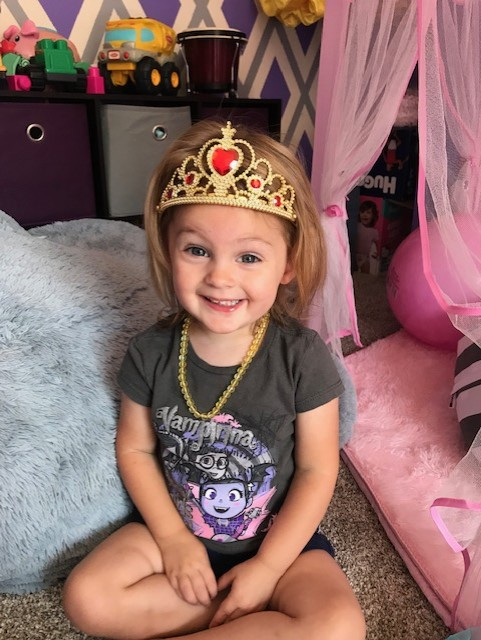
#> input picture PrincessAutumn.jpg, 481 x 640 px
$ python HW2.py
#> lines starting #> are read from the running program, lines starting #| are printed output that depends on the picture
"""
Greg Dews
CS390S Digital Image Processing

Homework 1
1. Load an image (self made)
2. Convert to grey-scale image
3. Apply filters: Sobel, Laplacian, Median
4. Create your own filter not listed
5. Using iris.bmp, detect edge of pupil
    pupil should be ~35-45 pixels
    use thresholding and mask out noise in background
"""
from PIL import Image
import numpy as np
import cv2

# Load autumn, Create the nparray of greyscale
autumn = Image.open("PrincessAutumn.jpg").convert('L')
autumn.save("GreyAutumn.jpg")
img = cv2.imread("GreyAutumn.jpg",0)
#> img: shape (640, 481); min 0, max 255, mean 116.8

# average
average_weights = np.array([
    [ 1, 1, 1, 1, 1],
    [ 1, 1, 1, 1, 1],
    [ 1, 1, 1, 1, 1],
    [ 1, 1, 1, 1, 1],
    [ 1, 1, 1, 1, 1]])/25
out = cv2.filter2D(img, -1, average_weights)
average_autumn = Image.fromarray(out)
average_autumn.save("averageAutumn.jpg")

# sobel
sobelx_weights = np.array([
    [ 1, 1, 1],
    [ 0, 0, 0],
    [-1,-1,-1]])

sobely_weights = np.array([
    [-1, 0, 1],
    [-1, 0, 1],
    [-1, 0, 1]])

out_x = cv2.filter2D(img,-1, sobelx_weights)
out_y = cv2.filter2D(img,-1, sobely_weights)
out = out_x + out_y
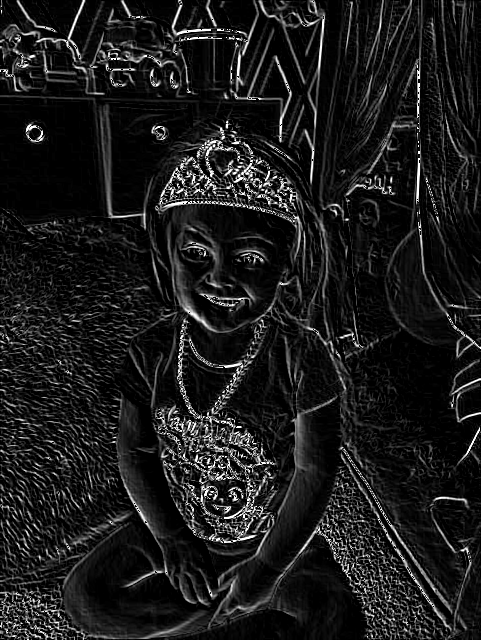
#> out: shape (640, 481); min 0, max 255, mean 27.7
sobel_autumn = Image.fromarray(out)
sobel_autumn.save("SobelAutumn.jpg")

# laplacian
laplacian_weights = np.array([
    [-1,-1,-1,],
    [-1, 8,-1,],
    [-1,-1,-1,]])

out = cv2.filter2D(img, -1, laplacian_weights)
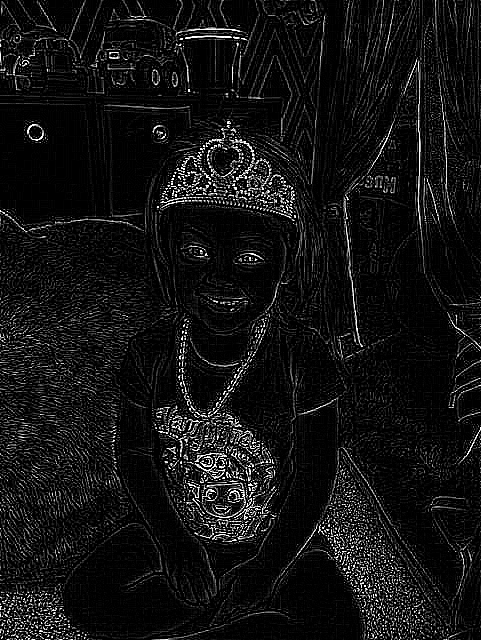
#> out: shape (640, 481); min 0, max 255, mean 19.1
laplacian_autumn = Image.fromarray(out)
laplacian_autumn.save("LaplacianAutumn.jpg")

# median filter
#Pad image with copy of bordering pixels,
 #   iterate through and find median of neighborhood
padded = cv2.copyMakeBorder(
    img, 1, 1, 1, 1, cv2.BORDER_REFLECT, None)
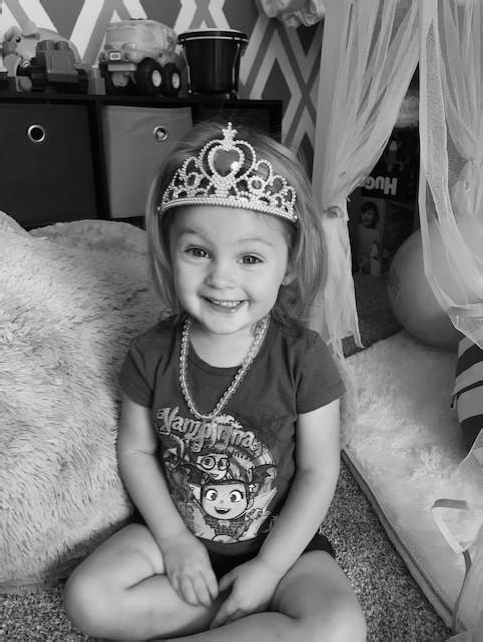
#> padded: shape (642, 483); min 0, max 255, mean 116.9
width = len(padded) - 1
#> width = 641
length = len(padded[0]) - 1
#> length = 482
pix = [0]*9
for i in range(1,width):
    for j in range(1,length):
        pix[0] = padded[i-1][j-1]
        pix[1] = padded[i][j-1]
        pix[2] = padded[i+1][j-1]
        pix[3] = padded[i-1][j]
        pix[4] = padded[i][j]
        pix[5] = padded[i+1][j]
        pix[6] = padded[i-1][j+1]
        pix[7] = padded[i][j+1]
        pix[8] = padded[i+1][j+1]
        img[i-1][j-1] = sorted(pix)[4]
#> after the loop, pix = [108, 107, 107, 108, 108, 108, 108, 108, 108]
median_autumn = Image.fromarray(img)
median_autumn.save("median_autumn.jpg")

# iris processing
iris = cv2.imread("iris.bmp", 0)
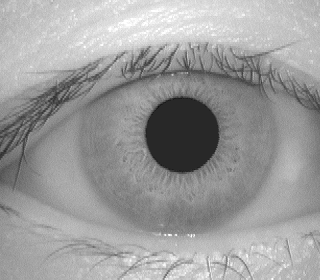
#> input picture iris.bmp, 320 x 280 px
#> iris is the input picture: shape (280, 320); min 18, max 255, mean 155.9
blurred = cv2.filter2D(iris, -1, average_weights)
out_not_x = cv2.filter2D(blurred,-1, sobelx_weights * (-1))
out_x = cv2.filter2D(blurred,-1, sobelx_weights)
#> out_x: shape (280, 320)
out_not_y = cv2.filter2D(blurred,-1, sobely_weights * (-1))
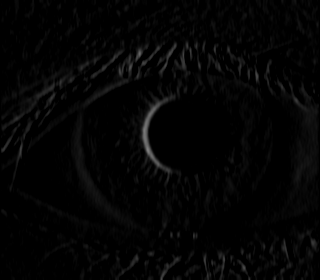
#> out_not_y: shape (280, 320); min 0, max 127, mean 4.2
out_y = cv2.filter2D(blurred,-1, sobely_weights)
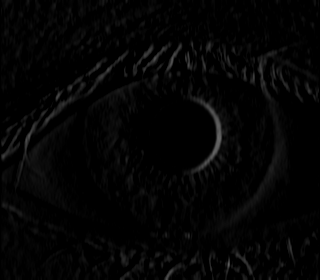
#> out_y: shape (280, 320); min 0, max 104, mean 4.3
filtered = out_x + out_y + out_not_y + out_not_x
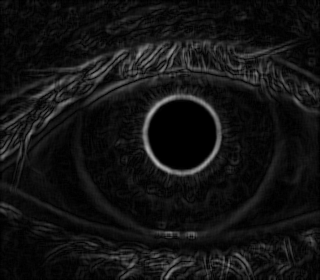
#> filtered: shape (280, 320); min 0, max 182, mean 19.1
#wasted_var, processed = cv2.threshold(filtered, 10, 10, cv2.THRESH_OTSU)
processed_iris = Image.fromarray(filtered, 'L')
processed_iris.save("ProcessedIris.jpg")
